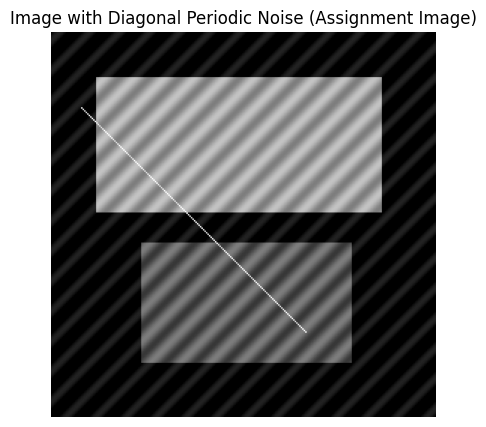
%> input picture Image2_PNoise.png, 486 x 427 px
$ octave noise_removal.m   (GNU Octave 9; MATLAB toolbox functions it lacks are replaced by stand-ins)
%> lines starting %> are read from the running program, lines starting %| are printed output that depends on the picture
% Matlab program for a Butterworth Notch Reject Filter (BNRF) used to remove
% periodic noise in the assignment image 'Image2_PNoise.png'.
%
% The implementation follows the approach demonstrated in:
% https://www.youtube.com/watch?v=Ht37gT4hoy0
% I do not claim ownership of the original source code. All credit is given to
% this source for explaining the filtering concepts and serving as the
% primary reference for the method.
%
% An LLM (GPT-5) was used to assist in constructing the filter and to gain
% a broader understanding of how it works.
clc;
clear all;
close all;

a = imread('Image2_PNoise.png'); % Read the image
%> a is the input picture: size 427x486x3 uint8; min 0, max 255, mean 116.1
a = rgb2gray(a);  % Convert the image to gray scale
%> a: size 427x486 uint8
a = im2double(a); % Convert the range of colors from 0-255 to 0-1
%> a: size 427x486 double
[m,n]=size(a);
%> m = 427; n = 486

% Subplot of the image with noise
subplot(2,3,1);
imshow(a);
title('Image with noise');

A = fft2(a);    % Fourier transform of image
subplot(2,3,2);
imshow(uint8(abs(A)));
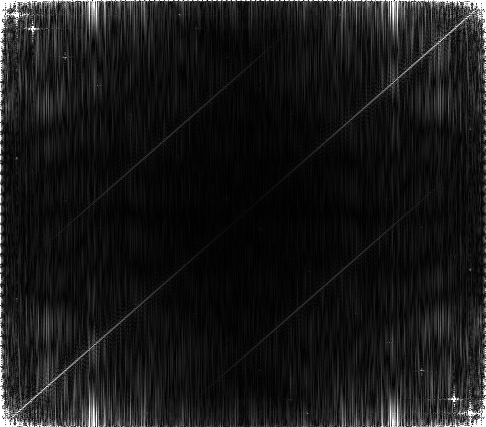
%> displayed picture: size 427x486, on the screen's scale of 0 to 255; min 0, max 255, mean 23.6
title('F.T. of i/p without shift');

A_shift = fftshift(A); % Shifting origin
A_real = abs(A_shift); % Magnitude of A_shift(Freq. domain repre.)
subplot(2,3,3)
imshow(uint8(A_real));
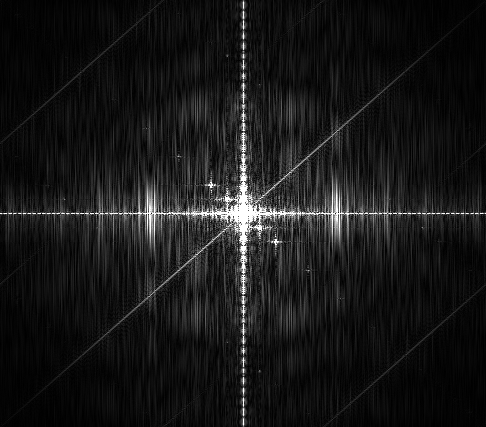
%> displayed picture: size 427x486, on the screen's scale of 0 to 255; min 0, max 255, mean 23.6; mean of the top-left, top-right, bottom-left and bottom-right quarters 22.3, 23.9, 23.9, 24.1
title('Frequency domain image');

D0 = 13;  % Notch radius
n_order = 6; % Butterworth order

% Notch centers (offsets from the center of the spectrum).
u0 = [14 28 42 56 70 84];
v0 = [16 32 48 64 80 96];

% Build Butterworth Notch Reject Filter
H = ones(m,n);

for k = 1:length(u0)
    Hk = zeros(m,n);
    for u = 1:m
        for v = 1:n
            D1 = sqrt((u - m/2 - u0(k))^2 + (v - n/2 - v0(k))^2);
            D2 = sqrt((u - m/2 + u0(k))^2 + (v - n/2 + v0(k))^2);
            Hk(u,v) = 1 / (1 + ((D0^2)/((D1*D2)+eps))^n_order);
        end
    end
    H = H .* Hk;
end
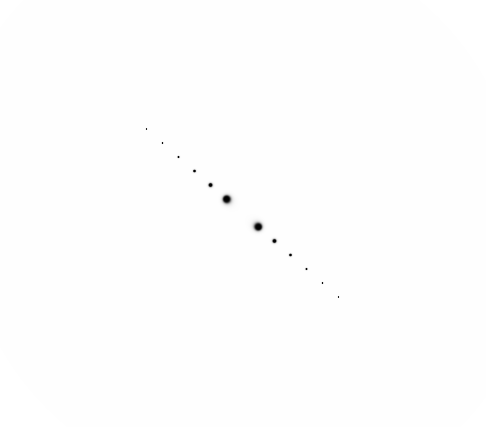
%> H: size 427x486 double; min 3.78e-06, max 1, mean 0.999

% Apply filter in frequency domain and return to spatial domain
G = H .* A_shift;
G_ishift = ifftshift(G);
g = ifft2(G_ishift);

subplot(2,3,4);
imshow(H,[]);
title('Butterworth Notch Reject Filter');

subplot(2,3,5);
mesh(H);
title('Surface plot BNRF');

subplot(2,3,6);
imshow(mat2gray(real(g)));
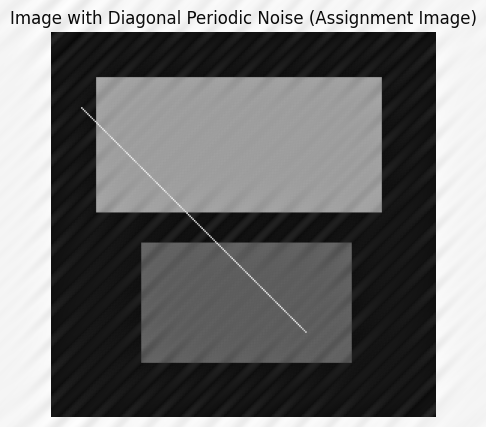
%> displayed picture: size 427x486, on the screen's scale of 0 to 255; min 0, max 255, mean 117.3
title('Butterworth notch filtered image');
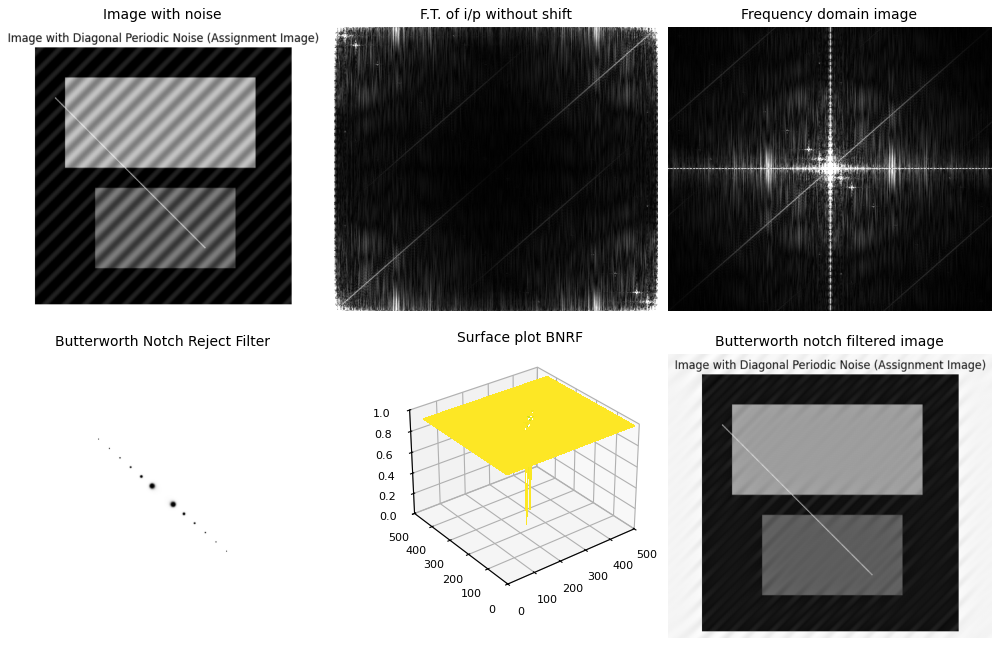
%> figure redrawn from the program's plot data, 6 panels
